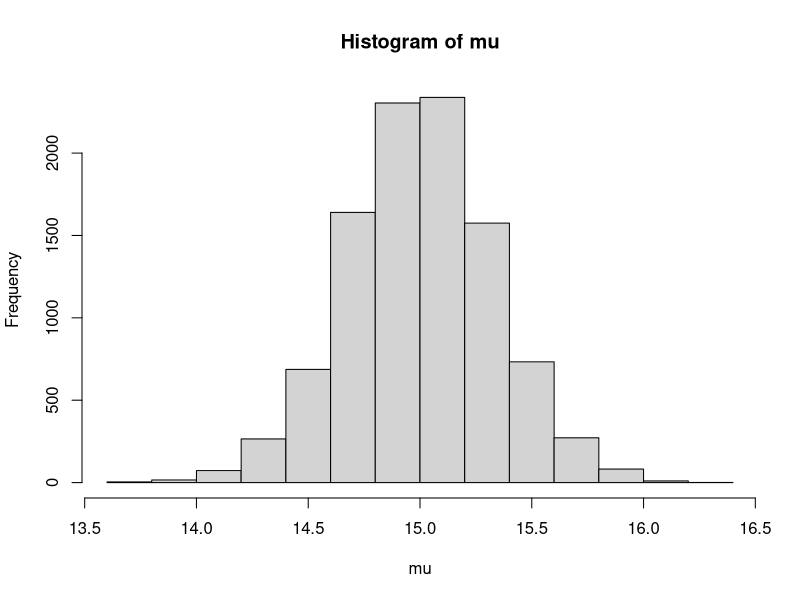
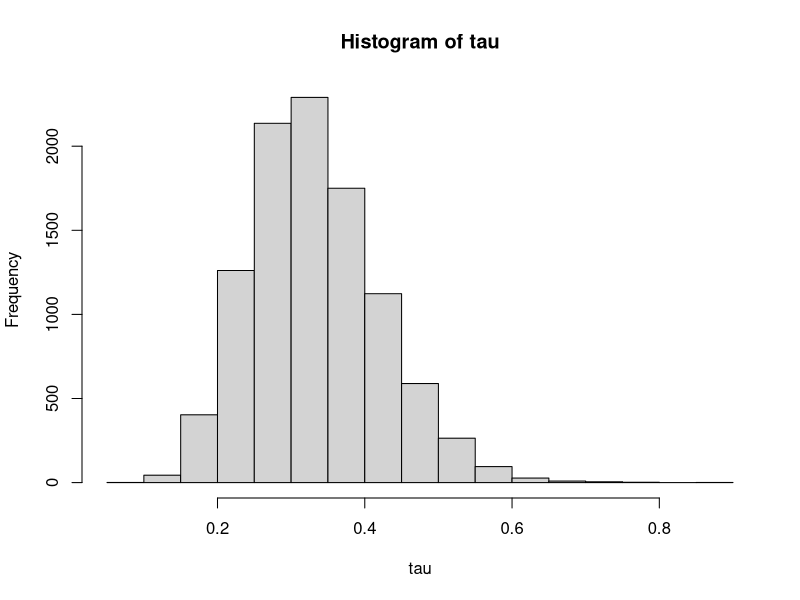
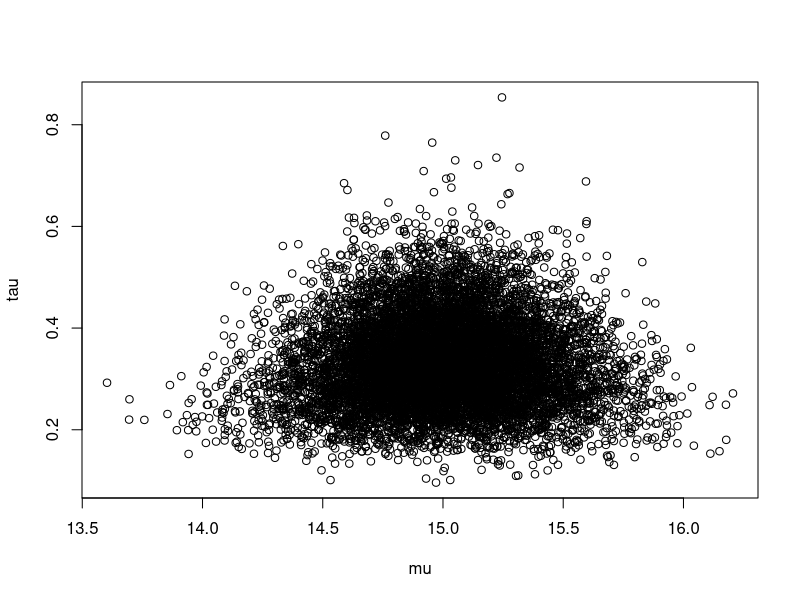

Write R code to recreate these figures, in order.
#Problem: pretpostavimo da je Y iz normalne raspodele sa parametrima mu i 1/tau

# sustinske statistike uzorka
n <- 30 # velicina uzorka
ybar <- 15 # srednja vrednost uzorka
s2 <- 3 # varijansa uzorka

# uzorak iz zajednicke aposteriorne (mu, tau)
mu <- tau <- rep(NA, 11000)
T <- 1000    # pocetni deo koji odbacujemo
tau[1] <- 1  # incijalizacija
for(i in 2:11000) {
  mu[i] <- rnorm(n = 1, mean = ybar, sd = sqrt(1 / (n * tau[i - 1])))
  tau[i] <- rgamma(n = 1, shape = n / 2, scale = 2 / ((n - 1) * s2 + n * (mu[i] - ybar)^2))
}
mu <- mu[-(1:T)]   # odbacivanje pocetka
tau <- tau[-(1:T)] # odbacivanje pocetka

mean(mu)
mean(tau)

hist(mu)
hist(tau)

plot(mu, tau)